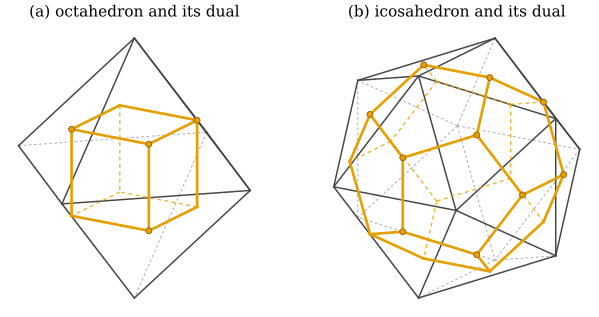

The Python source for this figure:
"""Figure 33.6.2: dual complexes of the octahedron and the icosahedron (Section 33.6).

(a) the octahedron of lib/ch33.py (gray) and its dual complex (orange): dual vertices drawn at the face centroids,
    dual edges joining the centroids of the two triangles at each edge. The dual is combinatorially a cube.
(b) the icosahedron dgmesh.icosphere(0) and its dual, combinatorially a dodecahedron.
Dual vertex positions are a drawing choice (combinatorial dual; geometry in Section 36.5). Orthographic view;
edges of the back half are dashed. An interactive version shows both pairs.
Self-check: n_k* = n_{2-k}; every dual face is a polygon with deg(i) sides (4 for the octahedron, 5 for the
icosahedron); the centroids of the octahedron are the 8 points (+-1, +-1, +-1)/3 and the dual edges have equal
length; every dual vertex is on 3 dual edges.

Run from the project root:
``PYTHONPATH=tools python3 chapters/33-combinatorial-surfaces/figures/fig-33-6-2-dual-polyhedra.py``
"""

import itertools
import pathlib
import sys

import dgdec as dd
import dgmesh as dm

sys.path.insert(0, str(pathlib.Path(__file__).resolve().parents[1] / "lib"))
import ch33  # noqa: E402

import dgfig  # noqa: E402

dgfig.setup()

import matplotlib.pyplot as plt  # noqa: E402
import numpy as np  # noqa: E402

C = dgfig.COLORS
ORANGE = C["accent"]


def dual_data(V, F):
    he = dd.HalfedgeMesh(F)
    E, _ = dd.edge_list(F)
    ef = dm.edge_faces(F)
    dE = np.array([ef[tuple(e)] for e in E.tolist()])
    dF = [he.vertex_faces(i) for i in range(len(V))]
    P = V[F].mean(1)
    return E, dE, dF, P


pairs = [("(a) octahedron and its dual", ch33.octahedron(), 4),
         ("(b) icosahedron and its dual", dm.icosphere(0), 5)]
data = []
for title, (V, F), sides in pairs:
    E, dE, dF, P = dual_data(V, F)
    assert (len(P), len(dE), len(dF)) == (len(F), len(E), len(V))
    assert all(len(p) == sides for p in dF)
    assert (np.bincount(dE.ravel(), minlength=len(F)) == 3).all()
    data.append((V, F, E, dE, P))
Vo, Fo, Eo, dEo, Po = data[0]
assert sorted(map(tuple, np.round(3 * Po).astype(int).tolist())) == sorted(itertools.product((-1, 1), repeat=3))
L = np.linalg.norm(Po[dEo[:, 0]] - Po[dEo[:, 1]], axis=1)
assert np.allclose(L, L[0])

fig, axs = plt.subplots(1, 2, figsize=(6.6, 3.4))
for ax, (title, _, _), (V, F, E, dE, P) in zip(axs, pairs, data):
    cam = dm.Ortho(elev=18, azim=-58)
    nf = dm.face_normals(V, F)
    front = nf @ cam.view > 0
    ef = dm.edge_faces(F)
    Q, Pq = cam(V), cam(P)
    for (a, b) in E.tolist():
        vis = any(front[f] for f in ef[(a, b)])
        ax.plot(*Q[[a, b]].T, color="#444444" if vis else "#AAAAAA", lw=1.1 if vis else 0.7,
                ls="-" if vis else (0, (3, 2.5)), zorder=2 if vis else 1)
    for r, (f, g) in enumerate(dE.tolist()):
        a, b = E[r]
        vis = (V[a] @ cam.view > 0) or (V[b] @ cam.view > 0)       # the dual faces a*, b* at the edge
        ax.plot(*Pq[[f, g]].T, color=ORANGE, lw=2.0 if vis else 1.0, ls="-" if vis else (0, (3, 2.5)),
                zorder=4 if vis else 3, alpha=1.0 if vis else 0.8)
    vis_p = (P @ cam.view) > 0
    ax.plot(*Pq[vis_p].T, "o", color=ORANGE, ms=4.5, mec="#8a5a00", mew=0.6, zorder=5)
    ax.set_title(title, fontsize=11.5)
    dgfig.schematic_axes(ax, xlim=(Q[:, 0].min() - 0.1, Q[:, 0].max() + 0.1),
                         ylim=(Q[:, 1].min() - 0.1, Q[:, 1].max() + 0.1))
fig.subplots_adjust(left=0.01, right=0.99, top=0.9, bottom=0.02, wspace=0.08)
dgfig.save(fig, __file__)

# ---------------------------------------------------------------- interactive version
import plotly.graph_objects as go  # noqa: E402

tr = []
for (title, _, _), (V, F, E, dE, P), off in zip(pairs, data, (np.array([-1.4, 0, 0]), np.array([1.4, 0, 0]))):
    tr.append(dm.plotly_mesh(V + off, F, color="#D8D8D8", opacity=0.35, name=title))
    tr.append(dm.plotly_edges(V + off, F, color="#555555", width=2))
    xs, ys, zs = [], [], []
    for f, g in dE.tolist():
        for p in (P[f] + off, P[g] + off):
            xs.append(p[0]); ys.append(p[1]); zs.append(p[2])
        xs.append(None); ys.append(None); zs.append(None)
    tr.append(go.Scatter3d(x=xs, y=ys, z=zs, mode="lines", line=dict(color=ORANGE, width=6), name="dual edges",
                           hoverinfo="name"))
    tr.append(go.Scatter3d(x=P[:, 0] + off[0], y=P[:, 1] + off[1], z=P[:, 2] + off[2], mode="markers",
                           marker=dict(color=ORANGE, size=4), name="dual vertices", hoverinfo="name"))
dm.plotly_save(tr, __file__, "Primal (gray) and dual (orange): octahedron - cube, icosahedron - dodecahedron",
               "fig-33-6-2-interactive")
